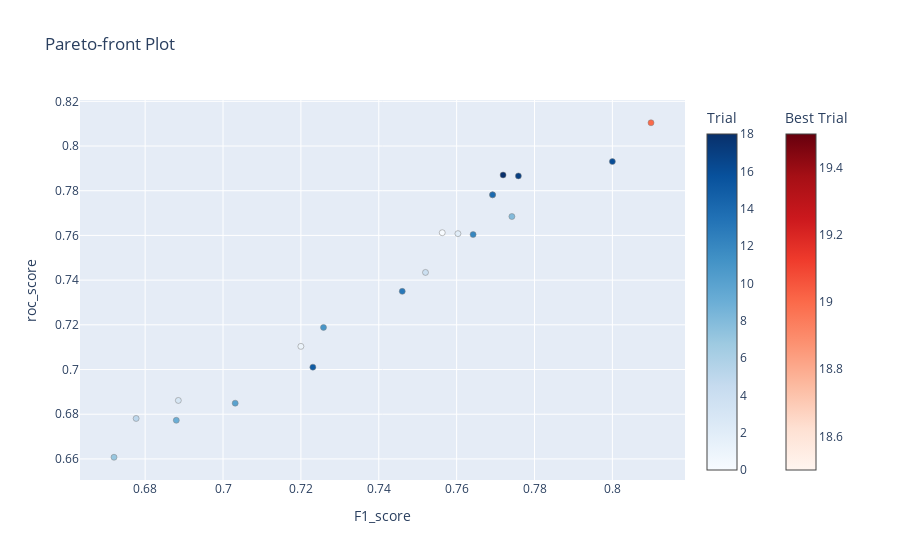

Write notebook code for a chart like this one.
### Code cell
%%time
sampler = TPESampler(seed=random_seed) # fix random seed

# create study set
study = optuna.create_study(study_name="GradientBoostingClassifier", directions=["maximize", "maximize"], sampler=sampler)
# try multiple times
study.optimize(optuna_gb, n_trials=20)
clear_output(wait=False)

optuna.visualization.plot_pareto_front(study, target_names=["F1_score", "roc_score"])

### Figure 1 — Plotly figure (JSON) as saved in the notebook; plotly's stock layout.template omitted (floating-point values rounded to 4 significant figures)
{"data": [{"hovertemplate": "%{text}<extra>Trial</extra>", "marker": {"color": [0, 1, 2, 3, 4, 5, 6, 7, 8, 9, 10, 11, 12, 13, 14, 15, 16, 17, 18], "colorbar": {"title": {"text": "Trial"}}, "colorscale": [[0, "rgb(247,251,255)"], [0.125, "rgb(222,235,247)"], [0.25, "rgb(198,219,239)"], [0.375, "rgb(158,202,225)"], [0.5, "rgb(107,174,214)"], [0.625, "rgb(66,146,198)"], [0.75, "rgb(33,113,181)"], [0.875, "rgb(8,81,156)"], [1, "rgb(8,48,107)"]], "line": {"color": "Grey", "width": 0.5}}, "mode": "markers", "showlegend": false, "text": ["{<br>  \"number\": 0,<br>  \"values\": [<br>    0.7563025210084033,<br>    0.7612083105522143<br>  ],<br>  \"params\": {<br>    \"n_estimators\": 119,<br>    \"max_depth\": 8,<br>    \"min_samples_leaf\": 4,<br>    \"learning_rate\": 0.0638792635777333<br>  }<br>}", "{<br>  \"number\": 1,<br>  \"values\": [<br>    0.7200000000000001,<br>    0.7103608529250957<br>  ],<br>  \"params\": {<br>    \"n_estimators\": 72,<br>    \"max_depth\": 3,<br>    \"min_samples_leaf\": 2,<br>    \"learning_rate\": 0.08795585311974417<br>  }<br>}", "{<br>  \"number\": 2,<br>  \"values\": [<br>    0.7603305785123968,<br>    0.7607982504100601<br>  ],<br>  \"params\": {<br>    \"n_estimators\": 166,<br>    \"max_depth\": 6,<br>    \"min_samples_leaf\": 2,<br>    \"learning_rate\": 0.0972918866945795<br>  }<br>}", "{<br>  \"number\": 3,<br>  \"values\": [<br>    0.6885245901639343,<br>    0.6861673045379988<br>  ],<br>  \"params\": {<br>    \"n_estimators\": 215,<br>    \"max_depth\": 3,<br>    \"min_samples_leaf\": 2,<br>    \"learning_rate\": 0.026506405886809047<br>  }<br>}", "{<br>  \"number\": 4,<br>  \"values\": [<br>    0.752,<br>    0.7434390377255331<br>  ],<br>  \"params\": {<br>    \"n_estimators\": 104,<br>    \"max_depth\": 5,<br>    \"min_samples_leaf\": 3,<br>    \"learning_rate\": 0.036210622617823776<br>  }<br>}", "{<br>  \"number\": 5,<br>  \"values\": [<br>    0.6776859504132231,<br>    0.6781027884089665<br>  ],<br>  \"params\": {<br>    \"n_estimators\": 169,<br>    \"max_depth\": 2,<br>    \"min_samples_leaf\": 3,<br>    \"learning_rate\": 0.04297256589643226<br>  }<br>}", "{<br>  \"number\": 6,<br>  \"values\": [<br>    0.7692307692307693,<br>    0.7781574630945872<br>  ],<br>  \"params\": {<br>    \"n_estimators\": 136,<br>    \"max_depth\": 7,<br>    \"min_samples_leaf\": 2,<br>    \"learning_rate\": 0.05628109945722505<br>  }<br>}", "{<br>  \"number\": 7,<br>  \"values\": [<br>    0.6719999999999999,<br>    0.6607435757244396<br>  ],<br>  \"params\": {<br>    \"n_estimators\": 164,<br>    \"max_depth\": 2,<br>    \"min_samples_leaf\": 4,<br>    \"learning_rate\": 0.02534717113185624<br>  }<br>}", "{<br>  \"number\": 8,<br>  \"values\": [<br>    0.7741935483870968,<br>    0.7684527063969382<br>  ],<br>  \"params\": {<br>    \"n_estimators\": 53,<br>    \"max_depth\": 8,<br>    \"min_samples_leaf\": 5,<br>    \"learning_rate\": 0.0827557613304815<br>  }<br>}", "{<br>  \"number\": 9,<br>  \"values\": [<br>    0.6880000000000001,<br>    0.6772826681246583<br>  ],<br>  \"params\": {<br>    \"n_estimators\": 104,<br>    \"max_depth\": 2,<br>    \"min_samples_leaf\": 4,<br>    \"learning_rate\": 0.04961372443656412<br>  }<br>}", "{<br>  \"number\": 10,<br>  \"values\": [<br>    0.703125,<br>    0.6849371241115364<br>  ],<br>  \"params\": {<br>    \"n_estimators\": 239,<br>    \"max_depth\": 6,<br>    \"min_samples_leaf\": 3,<br>    \"learning_rate\": 0.011616568805333786<br>  }<br>}", "{<br>  \"number\": 11,<br>  \"values\": [<br>    0.7258064516129032,<br>    0.7188354291962822<br>  ],<br>  \"params\": {<br>    \"n_estimators\": 47,<br>    \"max_depth\": 8,<br>    \"min_samples_leaf\": 5,<br>    \"learning_rate\": 0.06741745796899551<br>  }<br>}", "{<br>  \"number\": 12,<br>  \"values\": [<br>    0.7642276422764228,<br>    0.7603881902679059<br>  ],<br>  \"params\": {<br>    \"n_estimators\": 205,<br>    \"max_depth\": 7,<br>    \"min_samples_leaf\": 5,<br>    \"learning_rate\": 0.07726547685746883<br>  }<br>}", "{<br>  \"number\": 13,<br>  \"values\": [<br>    0.7460317460317459,<br>    0.7349644614543467<br>  ],<br>  \"params\": {<br>    \"n_estimators\": 51,<br>    \"max_depth\": 7,<br>    \"min_samples_leaf\": 5,<br>    \"learning_rate\": 0.05876347747627799<br>  }<br>}", "{<br>  \"number\": 14,<br>  \"values\": [<br>    0.7692307692307693,<br>    0.7781574630945872<br>  ],<br>  \"params\": {<br>    \"n_estimators\": 132,<br>    \"max_depth\": 5,<br>    \"min_samples_leaf\": 2,<br>    \"learning_rate\": 0.07804479493945608<br>  }<br>}", "{<br>  \"number\": 15,<br>  \"values\": [<br>    0.7230769230769231,<br>    0.701066156369601<br>  ],<br>  \"params\": {<br>    \"n_estimators\": 75,<br>    \"max_depth\": 7,<br>    \"min_samples_leaf\": 3,<br>    \"learning_rate\": 0.054643718095274296<br>  }<br>}", "{<br>  \"number\": 16,<br>  \"values\": [<br>    0.7999999999999999,<br>    0.7930563149261891<br>  ],<br>  \"params\": {<br>    \"n_estimators\": 196,<br>    \"max_depth\": 6,<br>    \"min_samples_leaf\": 4,<br>    \"learning_rate\": 0.07064777340464523<br>  }<br>}", "{<br>  \"number\": 17,<br>  \"values\": [<br>    0.7758620689655172,<br>    0.7866320393657736<br>  ],<br>  \"params\": {<br>    \"n_estimators\": 201,<br>    \"max_depth\": 4,<br>    \"min_samples_leaf\": 4,<br>    \"learning_rate\": 0.07002777953569485<br>  }<br>}", "{<br>  \"number\": 18,<br>  \"values\": [<br>    0.7719298245614036,<br>    0.7870420995079279<br>  ],<br>  \"params\": {<br>    \"n_estimators\": 198,<br>    \"max_depth\": 4,<br>    \"min_samples_leaf\": 4,<br>    \"learning_rate\": 0.06851435590661815<br>  }<br>}"], "type": "scatter", "x": [0.7563, 0.72, 0.7603, 0.6885, 0.752, 0.6777, 0.7692, 0.672, 0.7742, 0.688, 0.7031, 0.7258, 0.7642, 0.746, 0.7692, 0.7231, 0.8, 0.7759, 0.7719], "y": [0.7612, 0.7104, 0.7608, 0.6862, 0.7434, 0.6781, 0.7782, 0.6607, 0.7685, 0.6773, 0.6849, 0.7188, 0.7604, 0.735, 0.7782, 0.7011, 0.7931, 0.7866, 0.787]}, {"hovertemplate": "%{text}<extra>Best Trial</extra>", "marker": {"color": [19], "colorbar": {"title": {"text": "Best Trial"}, "x": 1.1, "xpad": 40}, "colorscale": [[0, "rgb(255,245,240)"], [0.125, "rgb(254,224,210)"], [0.25, "rgb(252,187,161)"], [0.375, "rgb(252,146,114)"], [0.5, "rgb(251,106,74)"], [0.625, "rgb(239,59,44)"], [0.75, "rgb(203,24,29)"], [0.875, "rgb(165,15,21)"], [1, "rgb(103,0,13)"]], "line": {"color": "Grey", "width": 0.5}}, "mode": "markers", "showlegend": false, "text": ["{<br>  \"number\": 19,<br>  \"values\": [<br>    0.8099173553719008,<br>    0.8104155276107162<br>  ],<br>  \"params\": {<br>    \"n_estimators\": 246,<br>    \"max_depth\": 6,<br>    \"min_samples_leaf\": 4,<br>    \"learning_rate\": 0.09964152904250925<br>  }<br>}"], "type": "scatter", "x": [0.8099], "y": [0.8104]}], "layout": {"title": {"text": "Pareto-front Plot"}, "xaxis": {"title": {"text": "F1_score"}}, "yaxis": {"title": {"text": "roc_score"}}}}
